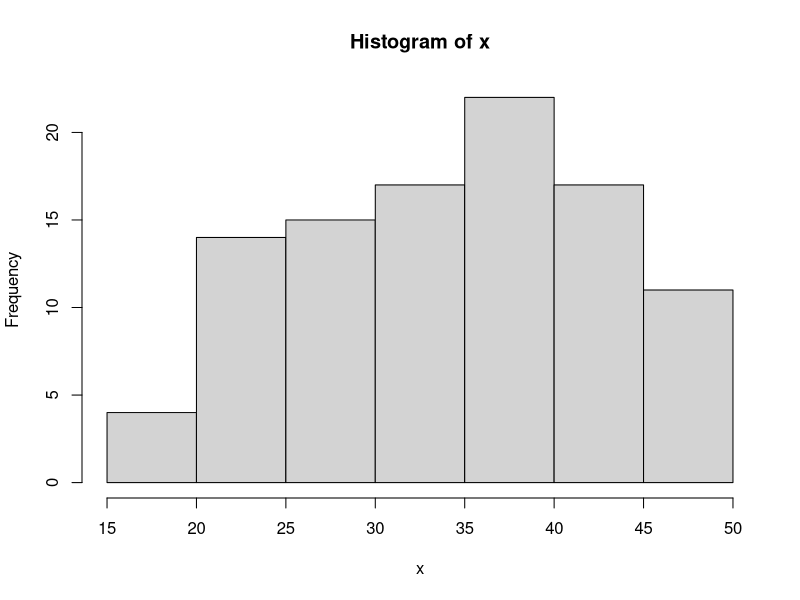
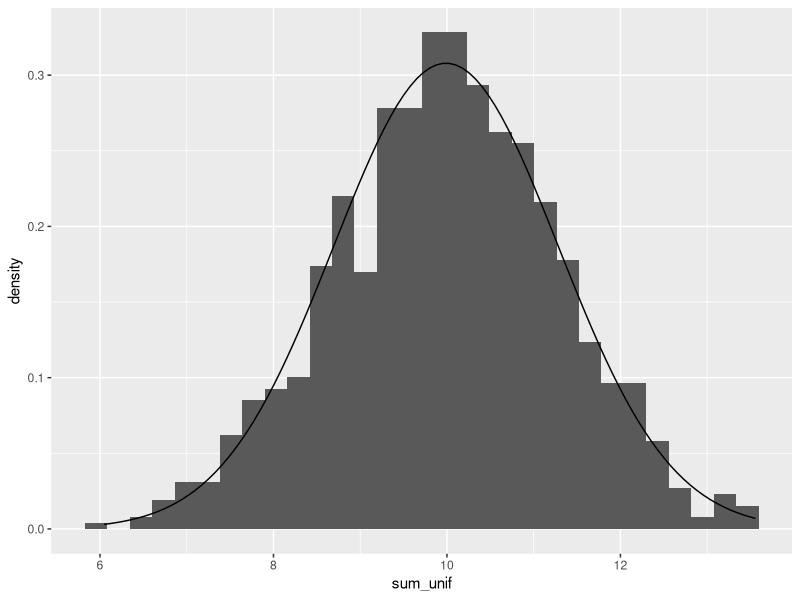
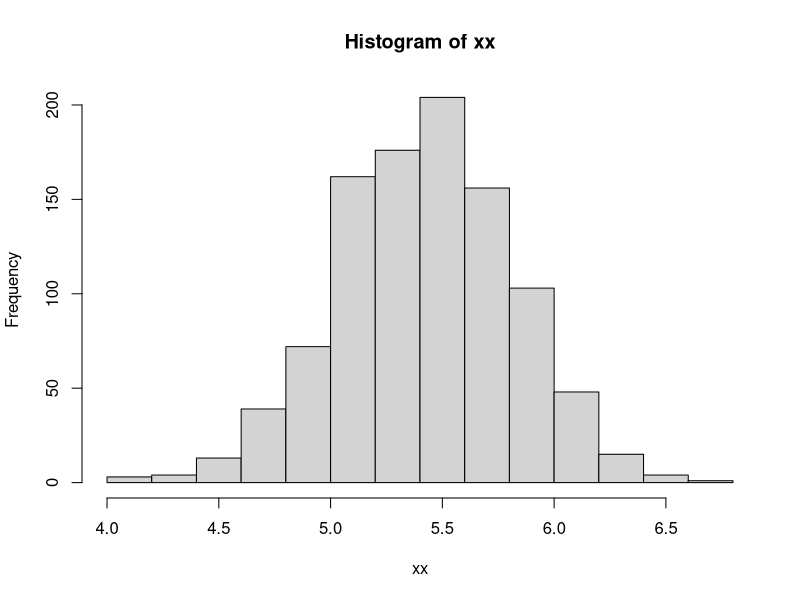

Reproduce these figures in R, in order.
## ---- chunk 1
library(ggplot2)
## ---- chunk 2
x <- rnorm(100, 35, 10)
for (i in 1:length(x)) {
  print(x[i])
  while (x[i] > 50 || x[i] < 0) {
    x[i] <- rnorm(1, 35, 10)
  }
}
hist(x)
## ---- chunk 3
(a <- sqrt(225/100))
## ---- chunk 4
(b <- 100 - (1.5*35))
## ---- chunk 5
y <-( a * x) + b
mean(y)
sd(y)
## ---- chunk 6
births <- c(
  0.4777, 0.4875, 0.4859, 0.4754, 0.4874, 0.4864,
  0.4813, 0.4787, 0.4895, 0.4797, 0.4876, 0.4859,
  0.4857, 0.4907, 0.5010, 0.4903, 0.4860, 0.4911,
  0.4871, 0.4725, 0.4822, 0.4870, 0.4823, 0.4973
)
## ---- chunk 7
total_births <- 3900
## ---- chunk 8
(sd_prop <- sd(births))
## ---- chunk 9
(mean_prop <- mean(births))
## ---- chunk 10
(expect_sd <- sqrt((mean_prop * (1 - mean_prop) / total_births)))
## ---- chunk 11
df <- length(births) - 1
(chi <- qchisq(c(0.025, 0.975), df))
round((expect_sd * sqrt(df)) / sqrt(chi), 3)

## ---- chunk 12
n <- 20
iters <- 1000
x <- replicate(iters, sum(runif(n)))
data <- data.frame(sum_unif = x)
ggplot(data, aes(x = sum_unif)) +
  geom_histogram(aes(y = ..density..), bins = 30) +
  stat_function(
    fun = dnorm,
    args = list(
      mean = mean(data$sum_unif),
      sd = sd(data$sum_unif)
    )
  )

## ---- chunk 13
sim_height_diff <- 
  function(n){
    men <- rnorm(n, 69.1, 2.9)
    wmen <- rnorm(n, 63.7, 2.7)
    
    x <- mean(men)
    y <- mean(wmen)
    return(x - y)
    
  }

xx <- replicate(1000, sim_height_diff(100))
hist(xx)
## ---- chunk 14
cat(sprintf("MEAN:\nTrue difference is %f\nSim diff is: %f", 69.1 - 63.7, mean(xx)))  
## ---- chunk 15
true_sd <- sqrt((2.9^2/100) + (2.7^2/100))
cat(sprintf("SD:\nTrue difference is %f\nSim diff is: %f", true_sd, sd(xx)))  
## ---- chunk 16
n <- 100
men <- rnorm(n, 69.1, 2.9)
wmen <- rnorm(n, 63.7, 2.7)

x <- mean(men)
y <- mean(wmen)

rho <- 0.3
## ---- chunk 17
sqrt((sd(men)^2 + sd(wmen)^2 + (2 * rho * sd(men) * sd(wmen))))
